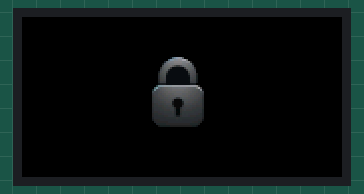
Bench run of a sketch on a simulated ESP32-S3. On the bench: 160×80 colour display.

Above: at 0.2 s.

The sketch:

Tft5.ino
```cpp
//arduino-cli lib install "LovyanGFX"@1.2.0
#include <LovyanGFX.hpp>
#include "lock.h" // Include the generated header file

// Define the display configuration for LILYGO T-Dongle-S3
class LGFX_LiLyGo_TDongleS3 : public lgfx::LGFX_Device
{
    lgfx::Panel_ST7735S _panel_instance;
    lgfx::Bus_SPI _bus_instance;
    lgfx::Light_PWM _light_instance;

public:
    LGFX_LiLyGo_TDongleS3(void)
    {
        // SPI bus configuration
        auto cfg = _bus_instance.config();
        cfg.spi_host = SPI3_HOST;  // SPI3 for ESP32-S3
        cfg.spi_mode = 0;          // SPI mode 0
        cfg.freq_write = 27000000; // Write frequency
        cfg.freq_read = 16000000;  // Read frequency
        cfg.spi_3wire = true;      // 3-wire SPI
        cfg.pin_sclk = 5;          // SCLK pin
        cfg.pin_mosi = 3;          // MOSI pin
        cfg.pin_dc = 2;            // DC pin
        cfg.pin_miso = -1;         // No MISO pin
        _bus_instance.config(cfg);
        _panel_instance.setBus(&_bus_instance);

        // Panel configuration
        auto panel_cfg = _panel_instance.config();
        panel_cfg.pin_cs = 4;         // CS pin
        panel_cfg.pin_rst = 1;        // RST pin
        panel_cfg.panel_width = 80;   // Display width
        panel_cfg.panel_height = 160; // Display height
        panel_cfg.offset_x = 26;      // X offset
        panel_cfg.offset_y = 1;       // Y offset
        panel_cfg.invert = true;      // Invert colors
        _panel_instance.config(panel_cfg);

        // Backlight configuration
        auto light_cfg = _light_instance.config();
        light_cfg.pin_bl = 38;     // Backlight pin
        light_cfg.invert = true;   // Inverted brightness
        light_cfg.freq = 12000;    // PWM frequency
        light_cfg.pwm_channel = 7; // PWM channel
        _light_instance.config(light_cfg);
        _panel_instance.setLight(&_light_instance);

        setPanel(&_panel_instance); // Attach the panel
    }
};

// Create an instance of the display
LGFX_LiLyGo_TDongleS3 lcd;

void drawImage(int x, int y, int width, int height, char *data)
{
    uint8_t pixel[3]; // RGB values
    uint16_t color;

    for (int j = 0; j < height; ++j)
    {
        for (int i = 0; i < width; ++i)
        {
            HEADER_PIXEL(data, pixel); // Decode pixel
            // Convert RGB888 to RGB565
            color = lcd.color565(pixel[0], pixel[1], pixel[2]);
            lcd.drawPixel(x + i, y + j, color); // Draw pixel on screen
        }
    }
}

void drawImageWithTransparency(int x, int y, int width, int height, char *data, uint16_t bgColor) {
  uint8_t pixel[3]; // RGB values
  uint16_t color;

  for (int j = 0; j < height; ++j) {
    for (int i = 0; i < width; ++i) {
      HEADER_PIXEL(data, pixel); // Decode pixel
      // Check if the pixel is white (255, 255, 255)
      if (pixel[0] == 255 && pixel[1] == 255 && pixel[2] == 255) {
        // Skip white pixels or draw the background color
        lcd.drawPixel(x + i, y + j, bgColor);
      } else {
        // Convert RGB888 to RGB565 and draw the pixel
        color = lcd.color565(pixel[0], pixel[1], pixel[2]);
        lcd.drawPixel(x + i, y + j, color);
      }
    }
  }
}

void setup()
{
    lcd.init();
    lcd.setBrightness(128);
    lcd.setRotation(1);
    lcd.fillScreen(TFT_BLACK);

    /*
    lcd.setTextColor(TFT_WHITE, TFT_BLACK);
    lcd.setTextSize(2);
    lcd.setCursor(5, 5);
    lcd.println("TFT5");
    */

    //Transparency background color
    //uint16_t bgColor = lcd.color565(128, 128, 128); // Grey background
    //uint16_t bgColor = lcd.color565(0, 0, 0); // Black background
    //drawImageWithTransparency(10, 10, width, height, header_data, bgColor);
    //drawImage(10, 10, width, height, header_data);
    drawImage(15, 8, width, height, header_data);
}

void loop()
{
    // Nothing to do in the loop
}
```

Source omitted: lock.h (42548 bytes)
